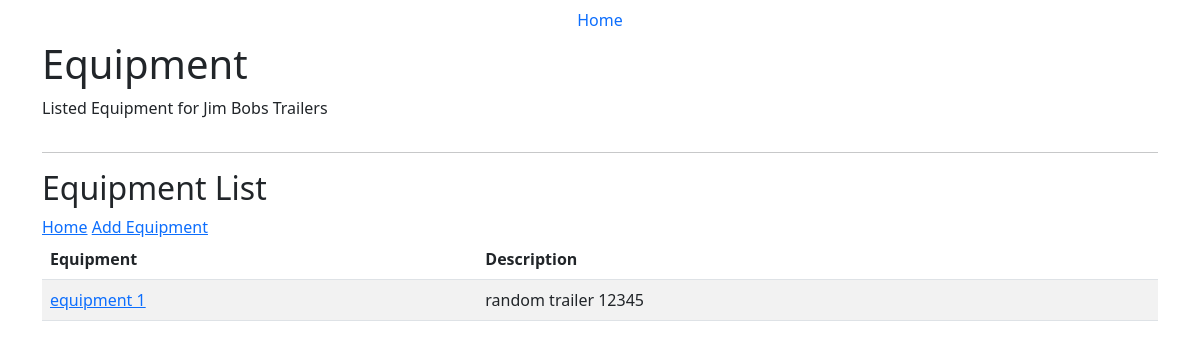
The page /clientequipment/1/ on the database its author committed.
### equipment/models.py (models this page shows, shortened)
class Clients(models.Model):
    name = models.CharField(max_length=100)
    address = models.CharField(max_length=100)
    phone = models.CharField(max_length=100)

class Equipment(models.Model):
    name = models.CharField(max_length=100)
    description = models.CharField(max_length=100)
    client = models.ForeignKey(Clients, on_delete=models.CASCADE)
    created = models.DateTimeField(auto_now=True, auto_now_add=False, blank=True)
    updated = models.DateTimeField(auto_now=False, auto_now_add=True, blank=True)

### equipment/views.py (the view)
# urls.py: path('clientequipment/<int:client_id>/', views.equipment, name='equipment'),
def equipment(request, client_id):
    equipment = Equipment.objects.filter(client=client_id)
    client = Clients.objects.get(id=client_id)
    context = {
      'equipment': equipment,
      'client': client,
      }
    return render(request, 'equipment.html', context)

### templates/equipment.html (shortened to what this page needs)
{% extends 'base.html' %}
{% block content %}
<div class="container">
  <div class="row">
    <div class="col-md-12">
      <h1>Equipment</h1>
      <p>
        Listed Equipment for {{client.name}}
      </p>
    </div>
  </div>
  <hr>
  <div class="row">
    <div class="col-md-12">
      <h2>Equipment List</h2>
      <a href="/">Home</a>
      <a href="/addequipment">Add Equipment</a>
      <table class="table table-striped">
        <thead>
          <tr>
            <th>Equipment</th>
            <th>Description</th>
          </tr>
        </thead>
        <tbody>
          {% for equipment in equipment %}
          <tr>
            <td><a href="/repairs/{{equipment.id}}">{{ equipment.name }}</td>
            <td>{{ equipment.description }}</td>
          </tr>
          {% endfor %}
        </tbody>
      </table>
    </div>
  </div>
</div>
{% endblock %}

### rows shown on the page
Clients: name "Jim Bobs Trailers"
Equipment: name "equipment 1", description "random trailer 12345"
